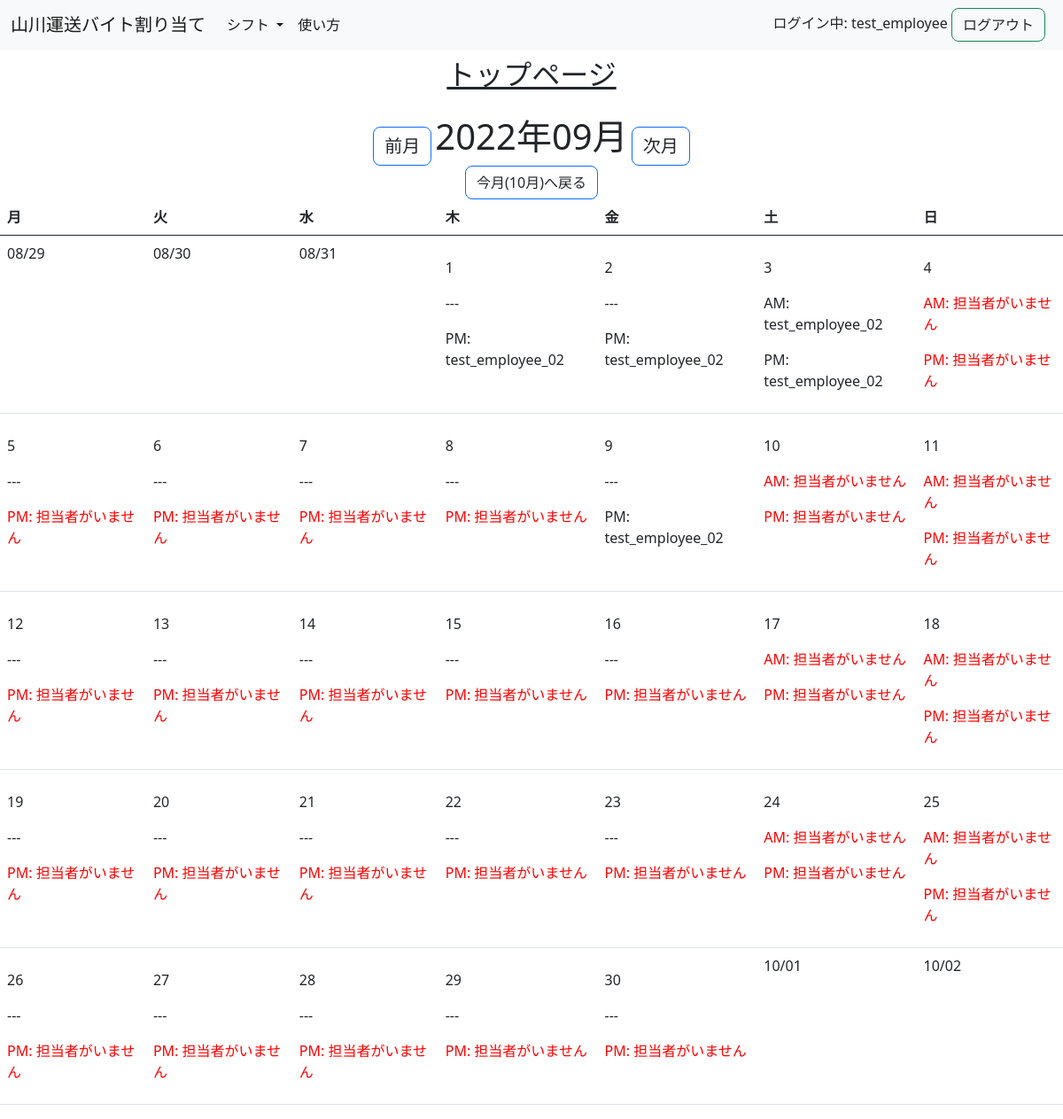
/shift/2022/9 (signed in), run on an earlier commit of the app's database.
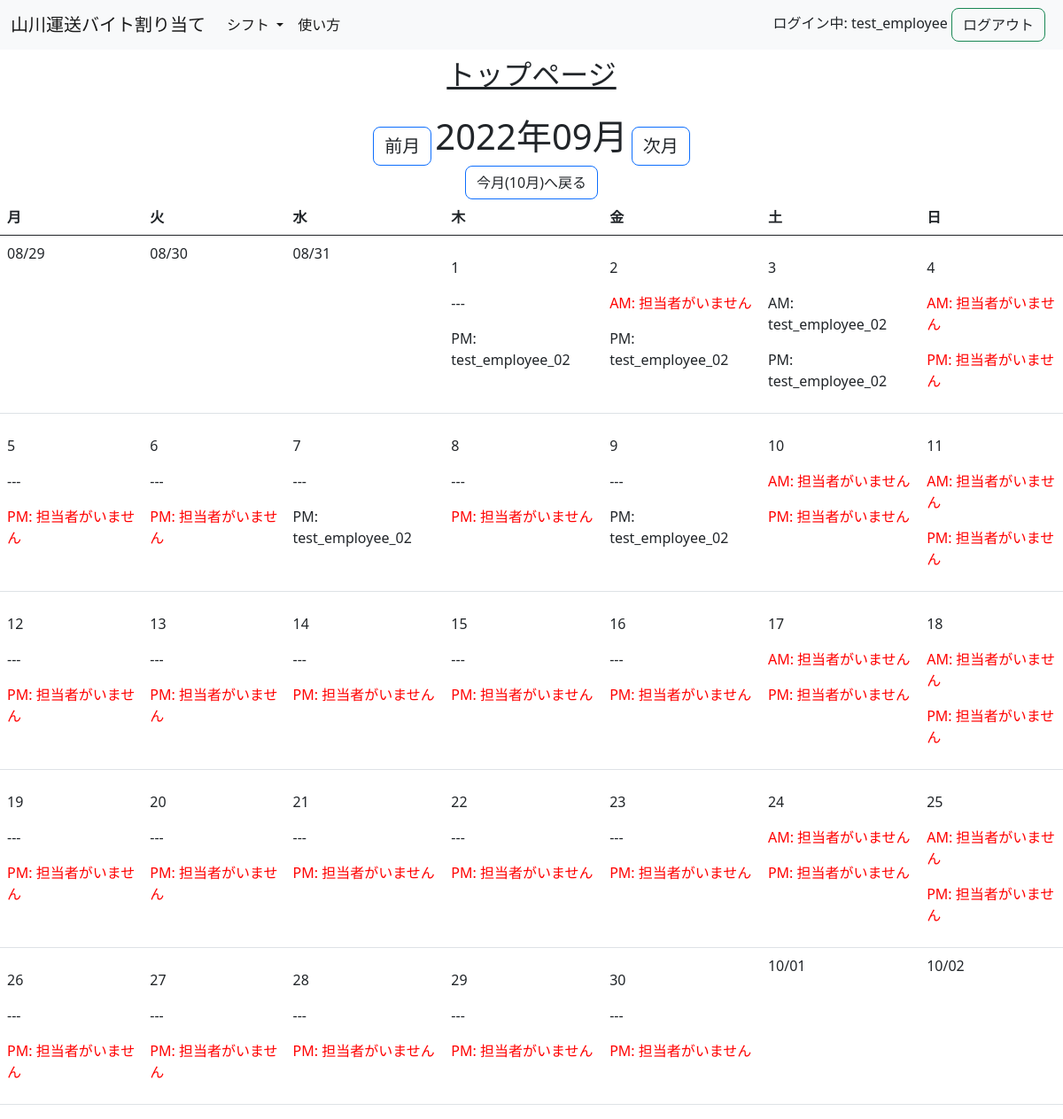
And on a later commit of the database.
### top/models.py (models this page shows)
class User(AbstractUser):
    is_employer = models.BooleanField(default=False)

### shift/models.py (models this page shows, shortened)
class MasterShift(models.Model):
    shift_table = models.ForeignKey(ShiftTable, on_delete=models.CASCADE, null=True, blank=True)  # 追加
    date = models.DateField()
    is_am = models.BooleanField()
    required = models.BooleanField()
    worker = models.ForeignKey(User, on_delete=models.SET_NULL, null=True, blank=True)

### shift/views.py (the view)
# urls.py: path('', views.Index.as_view(), name='index'),
class Index(MonthWithShiftsMixin, TemplateView):
    template_name = 'shift/index2.html'
    model = MasterShift
    date_field = 'date'
    def get_context_data(self, **kwargs):
        context = super().get_context_data(**kwargs)
        calendar_context = self.get_month_calendar()
        context.update(calendar_context)
        context.update({
            'user': self.request.user
        })
        return context

### shift/mixins.py (called while the page is built)
    def setup_calendar(self):
        self._calendar = calendar.Calendar(self.first_weekday)

    def get_week_names(self):
        week_names = deque(self.week_names)
        week_names.rotate(-self.first_weekday)
        return week_names

    def get_previous_month(self, date):
        if date.month == 1:
            return date.replace(year=date.year - 1, month=12, day=1)
        else:
            return date.replace(month=date.month - 1, day=1)

    def get_next_month(self, date):
        if date.month == 12:
            return date.replace(year=date.year + 1, month=1, day=1)
        else:
            return date.replace(month=date.month + 1, day=1)

    def get_month_days(self, date):
        return self._calendar.monthdatescalendar(date.year, date.month)

    def get_current_month(self):
        self.setup_calendar()
        month = self.kwargs.get('month')
        year = self.kwargs.get('year')
        if month and year:
            month = datetime.date(year=int(year), month=int(month), day=1)
        else:
            month = datetime.date.today().replace(day=1)
        return month

    def get_month_calendar(self):
        current_month = self.get_current_month()
        calendar_data = {
            'now': datetime.date.today(),
            'month_days': self.get_month_days(current_month),
            'month_current': current_month,
            'month_previous': self.get_previous_month(current_month),
            'month_next': self.get_next_month(current_month),
            'week_names': self.get_week_names(),
        }
        return calendar_data

    def get_month_schedules(self, start, end, days):
        shifts = {day: [MasterShift.objects.filter(date__range=(start, end)).filter(date=day.strftime('%Y-%m-%d'))] for
                  week in days for day in week}
        size = len(shifts)
        return [{key: shifts[key] for key in itertools.islice(shifts, i, i + 7)} for i in range(0, size, 7)]

    def get_personal_schedules(self, start, end, days):
        master_shifts = [master for week in days for day in week
                         for master in MasterShift.objects.filter(date__range=(start, end), date=day.strftime('%Y-%m-%d'))]
        personal_shifts = PersonalShift.objects.filter(master__in=master_shifts)
        return personal_shifts

### templates/shift/index2.html
{% extends 'top/base.html' %}
{% block content %}
<p class="page-title">
トップページ
</p>
<div class="container-fluid text-center col-6">
    <a class="fs-5 btn btn-outline-primary" href="{% url 'shift:index' month_previous.year month_previous.month %}" role="button">前月</a>
        <span class="fs-1">{{ month_current | date:"Y年m月" }}</span>
    <a class="fs-5 btn btn-outline-primary" href="{% url 'shift:index' month_next.year month_next.month %}" role="button">次月</a>
    <form action='{% url 'shift:index' now.year now.month %}'>
        <input type="submit" class="btn btn-outline-primary" value="今月({{ now.month }}月)へ戻る">
    </form>
</div>
<table class="table">
    <thead>
    <tr>
        {% for w in week_names %}
            <th>{{ w }}</th>
        {% endfor %}
    </tr>
    </thead>
    <tbody>
    {% for week_day_shifts in shifts %}
        <tr>
            {% for day, week_shifts in week_day_shifts.items %}
                {% if now == day %}
                    <td class="table-success">
                        {% else %}
                    <td>
                {% endif %}
            <p>
                {% if month_current.month != day.month %}
                    {{ day | date:"m/d" }}
                {% else %}
                    <p>{{ day.day }}</p>
                    {% for shift in week_shifts %}
                        {% for master_shift in shift|dictsortreversed:"is_am" %}
                            {% if master_shift.date == day %}
                                {% if master_shift.is_am %}
                                    <p>
                                        {% if master_shift.required %}
                                            {% if master_shift.is_am %}
                                                {% if master_shift.worker %}
                                                    <p>AM: {{ master_shift.worker.username }}</p>
                                                {% else %}
                                                    <p class="red">AM: 担当者がいません</p>
                                                {% endif %}
                                            {% endif %}
                                        {% else %}
                                            {% if master_shift.is_am %}
                                                <p>---</p>
                                            {% endif %}
                                        {% endif %}
                                {% else %}
                                    <p>
                                        {% if master_shift.required %}
                                            {% if not master_shift.is_am %}
                                                {% if master_shift.worker %}
                                                    <p>PM: {{ master_shift.worker.username }}</p>
                                                {% else %}
                                                    <p class="red">PM: 担当者がいません</p>
                                                {% endif %}
                                            {% endif %}
                                        {% else %}
                                            {% if not master_shift.is_am %}
                                                <p>---</p>
                                            {% endif %}
                                        {% endif %}
                                {% endif %}
                            {% endif %}
                        {% endfor %}
                    {% endfor %}
                {% endif %}
            </td>
            {% endfor %}
        </tr>
    {% endfor %}
    </tbody>
</table>
{% endblock %}

### templates/top/base.html (shortened to what this page needs)
{% load static %}
<!DOCTYPE html>
<html lang="en">
<head>
    <link href="https://cdn.jsdelivr.net/npm/bootstrap@5.0.2/dist/css/bootstrap.min.css" rel="stylesheet">
    <link rel="stylesheet" type='text/css' href="{% static 'top/stylesheet.css' %}">
</head>
<body>
<nav class="navbar navbar-expand-lg navbar-light bg-light fixed-top">
  <div class="container-fluid">
    <a class="navbar-brand" href="{% url 'top:index' %}">山川運送バイト割り当て</a>
    <div class="collapse navbar-collapse" id="navbarSupportedContent">
      <ul class="navbar-nav me-auto mb-2 mb-lg-0">
        {% if user.is_employer %}
        <li class="nav-item dropdown">
          <a class="nav-link dropdown-toggle active" href="#" id="navbarDropdown" role="button" data-bs-toggle="dropdown" aria-expanded="false">
            シフト
          </a>
          <ul class="dropdown-menu" aria-labelledby="navbarDropdown">
            <li><a class="dropdown-item" href="{% url 'shift:index' %}">シフトの表示</a></li>
            <li><a class="dropdown-item" href="{% url 'shift:assign' %}">シフトの有効化</a></li>
            <li><a class="dropdown-item" href="{% url 'shift:employer' %}">シフトの割り振り</a></li>
          </ul>
        </li>
        <li class="nav-item dropdown">
          <a class="nav-link dropdown-toggle active" href="#" id="navbarDropdown" role="button" data-bs-toggle="dropdown" aria-expanded="false">
            従業員
          </a>
          <ul class="dropdown-menu" aria-labelledby="navbarDropdown">
            <li><a class="dropdown-item" href="{% url 'top:edit' %}">現在の従業員を編集</a></li>
            <li><a class="dropdown-item" href="{% url 'top:register' %}">新規従業員を登録</a></li>
          </ul>
        </li>
        <li class="nav-item dropdown">
          <a class="nav-link dropdown-toggle active" href="#" id="navbarDropdown" role="button" data-bs-toggle="dropdown" aria-expanded="false">
            使い方
          </a>
          <ul class="dropdown-menu" aria-labelledby="navbarDropdown">
            <li><a class="dropdown-item" href="{% url 'tutorial:employer' %}">雇用者用画面</a></li>
            <li><a class="dropdown-item" href="{% url 'tutorial:employee' %}">従業員用画面</a></li>
          </ul>
        </li>
        {% else %}
            <li class="nav-item dropdown">
          <a class="nav-link dropdown-toggle active" href="#" id="navbarDropdown" role="button" data-bs-toggle="dropdown" aria-expanded="false">
            シフト
          </a>
        </li>
            <li class="nav-item">
              <a class="nav-link active" aria-current="page" href="{% url 'tutorial:employee' %}">使い方</a>
            </li>
        {% endif %}
      </ul>
      <form action="{% url 'top:logout' %}">
          ログイン中: {{ user.username }}
        <input type="submit" class="btn btn-outline-success me-2" value="ログアウト">
      </form>
    </div>
  </div>
</nav>
<div class="under-nav">
{% block content %}
{% endblock %}
</div>
</body>
</html>

### top/static/top/stylesheet.css (style rules this page uses)
*, *:before, *:after { -webkit-box-sizing: inherit; box-sizing: inherit; }
html { -webkit-box-sizing: border-box; box-sizing: border-box; }
.btn, a.btn, button.btn { position: relative; display: inline-block; cursor: pointer; -webkit-user-select: none; -moz-user-select: none; -ms-user-select: none; user-select: none; -webkit-transition: all 0.3s; transition: all 0.3s; text-align: center; vertical-align: middle; text-decoration: none; color: #212529; border-radius: 0.5rem; }
.under-nav { margin-top: 60px; }
.red { color:red; }
.page-title { font-size: 2rem; margin-right: auto; margin-left: auto; width: fit-content; text-decoration: underline; }

What changed in the data, as far as the page shows it:
changed MasterShift (number 3 of 60 on the later page): required False → True (drawn)
changed MasterShift (number 14 of 60 on the later page): worker_id empty → 8 (drawn)
Also different on the page:
new list line: "AM: 担当者がいません"
list line gone: "PM: 担当者がいません"
new list line: "PM: test_employee_02"
